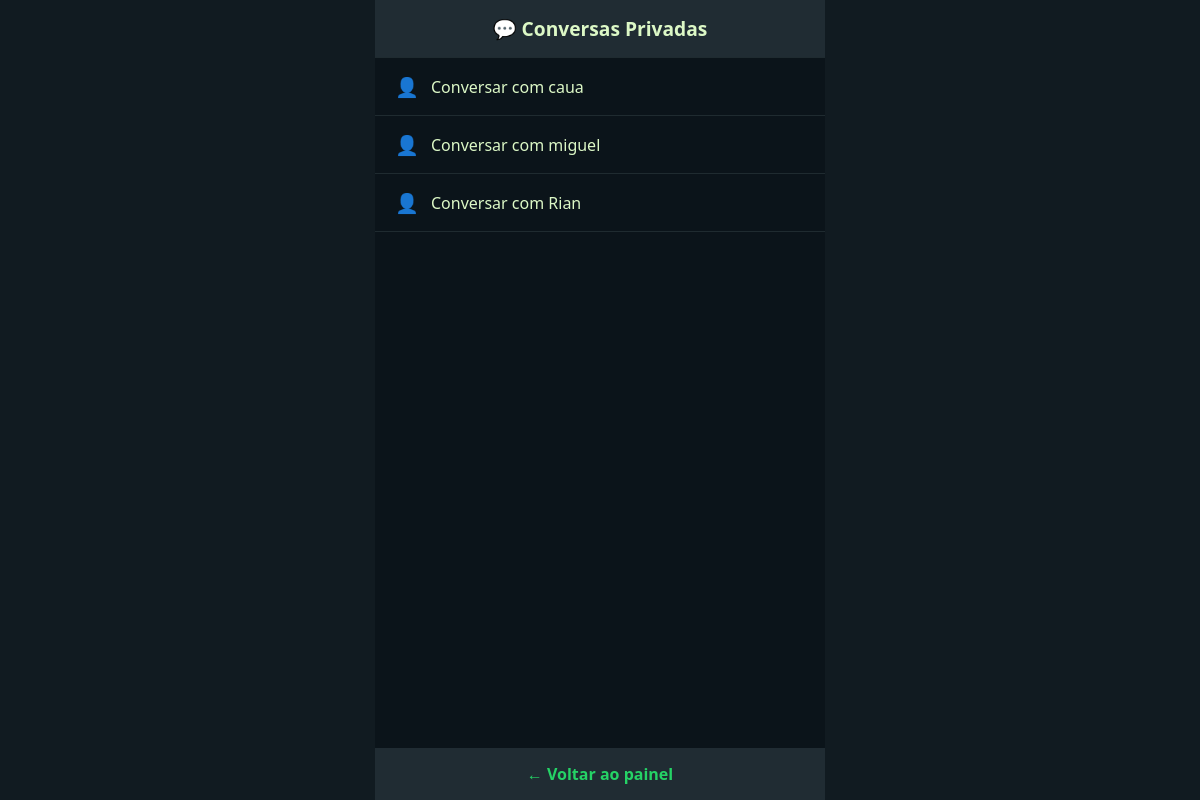
Before: /usuarios.php (signed in) with the older database file.
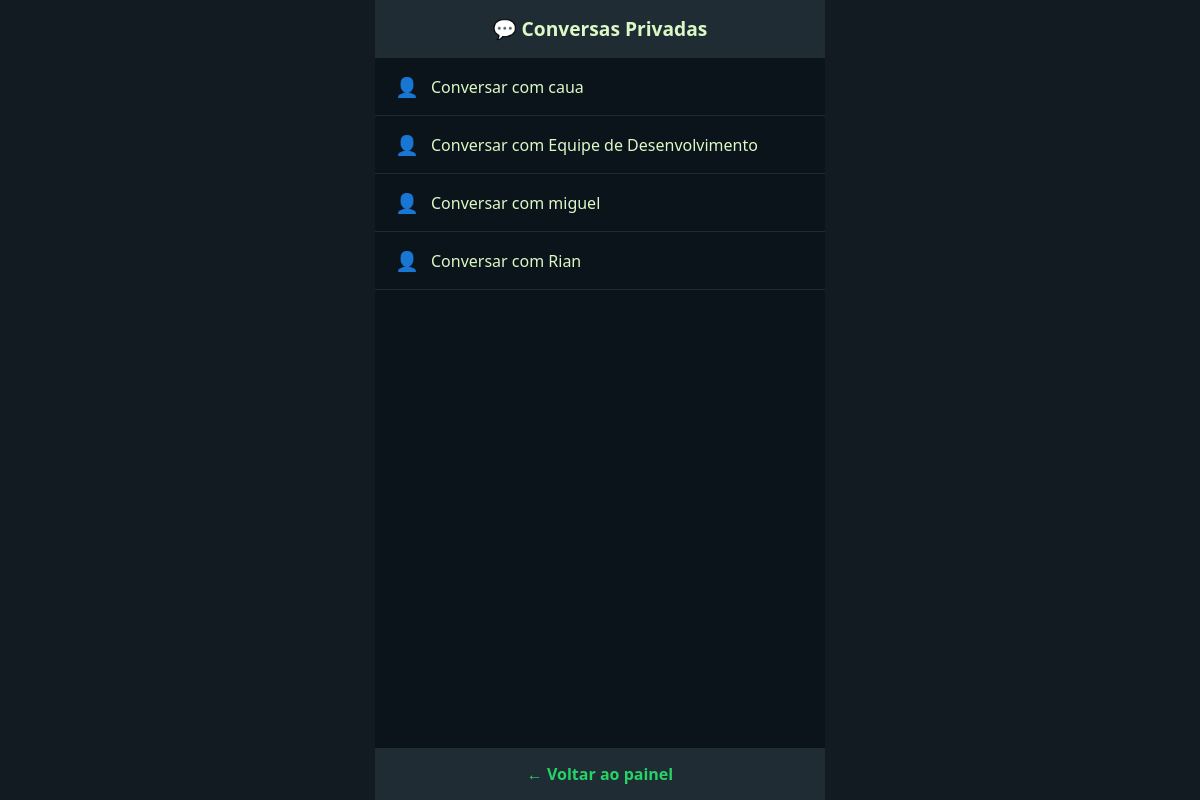
After: the same page with the newer database file.
### tables this page shows
CREATE TABLE `usuarios` (
  `id` int(11) NOT NULL,
  `usuario` varchar(100) NOT NULL,
  `senha` varchar(255) NOT NULL,
  `tipo` enum('user','admin') NOT NULL DEFAULT 'user'
);

### usuarios.php (the view, shortened to what this page needs)
<?php
include 'conexao.php';
$stmt = $conn->prepare("SELECT id FROM usuarios WHERE usuario = ?");
$stmt->bind_param("s", $_SESSION['usuario']);
$stmt->execute();
$res = $stmt->get_result();
$me = $res->fetch_assoc();
$meuId = $me['id'];
$usuarios = $conn->query("SELECT id, usuario FROM usuarios WHERE id != $meuId");
$mensagensNaoLidas = [];
?>
<!DOCTYPE html>
<html lang="pt-BR">
<head>
</head>
<body>
<div class="container">
  <h2>💬 Conversas Privadas</h2>
  <ul>
    <?php while ($u = $usuarios->fetch_assoc()): ?>
      <?php
        $classe = isset($mensagensNaoLidas[$u['id']]) ? 'nova-mensagem' : '';
      ?>
      <li class="<?= $classe ?>">
        <a href="chat.php?para=<?= $u['id'] ?>">Conversar com <?= htmlspecialchars($u['usuario']) ?></a>
      </li>
    <?php endwhile; ?>
  </ul>
  <div class="footer">
    <a href="index.php">← Voltar ao painel</a>
  </div>
</div>
</body>
</html>

Changed rows visible on the page:
added usuarios: usuario "Equipe de Desenvolvimento"
